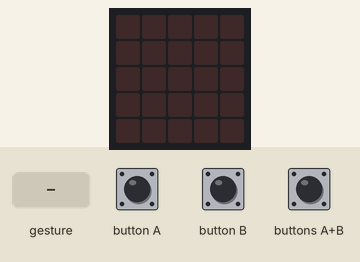
Recording of a program running on a simulated BBC micro:bit (MakeCode). Shown: the board's 5×5 LED display. The test bench sets the inputs (shaded band). A tilt is held for 1.5 s and a shake lasts 1 s, then the board lies face up again.

Above: at 1.2 s.
1.3 s: buttons A+B pressed for 0.15 s
At 1.51 s:
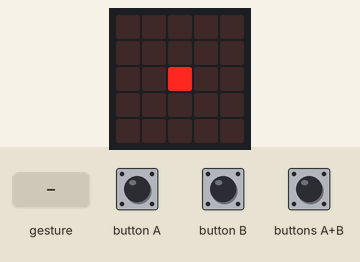
4.0 s: gesture 'tilt left'
At 4.71 s:
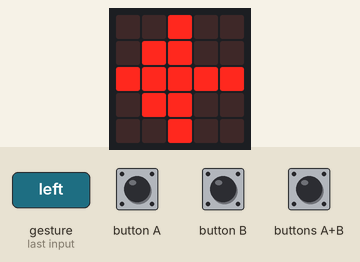
7.0 s: gesture 'tilt right'
At 7.72 s:
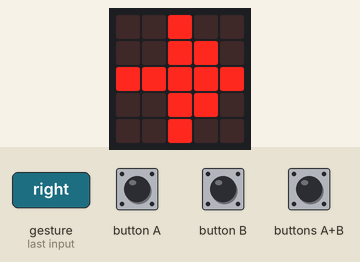
10.0 s: gesture 'shake'
At 10.6 s:
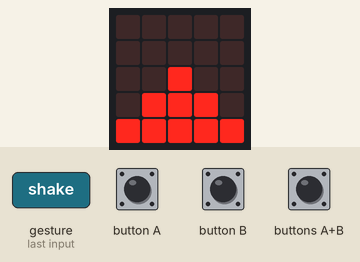
12.6 s: buttons A+B pressed for 3.2 s
At 13.61 s:
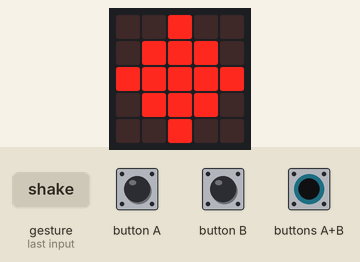
Timing chart, 0 to 15.6 s (numbered marks = the images above; inputs shaded):
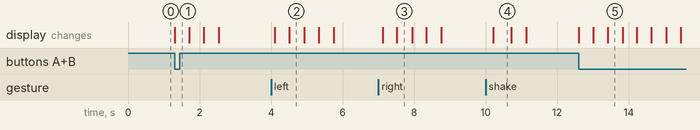

The program:

main.ts
```typescript
basic.forever(function () {
    if (input.buttonIsPressed(Button.AB)) {
        basic.showLeds(`
            . . . . .
            . . . . .
            . . # . .
            . . . . .
            . . . . .
            `)
        basic.showLeds(`
            . . . . .
            . # # # .
            . # # # .
            . # # # .
            . . . . .
            `)
        basic.showLeds(`
            . . # . .
            . # # # .
            # # # # #
            . # # # .
            . . # . .
            `)
    } else {
        if (input.isGesture(Gesture.TiltLeft)) {
            basic.showLeds(`
                . . . . #
                . . . # #
                . . # # #
                . . . # #
                . . . . #
                `)
            basic.showLeds(`
                . . # . .
                . # # . .
                # # # # #
                . # # . .
                . . # . .
                `)
        } else {
            if (input.isGesture(Gesture.TiltRight)) {
                basic.showLeds(`
                    # . . . .
                    # # . . .
                    # # # . .
                    # # . . .
                    # . . . .
                    `)
                basic.showLeds(`
                    . . # . .
                    . . # # .
                    # # # # #
                    . . # # .
                    . . # . .
                    `)
            } else {
                if (input.isGesture(Gesture.Shake)) {
                    basic.showLeds(`
                        . . . . .
                        . . . . .
                        . . # . .
                        . # # # .
                        # # # # #
                        `)
                    basic.pause(100)
                    basic.showLeds(`
                        . . # . .
                        . # # # .
                        # # # # #
                        . . # . .
                        . . # . .
                        `)
                } else {
                    basic.clearScreen()
                }
            }
        }
    }
})
```

test.ts
```typescript
// aquí va el archivo "tests"; esto no se compilará cuando este paquete se utilice como una extensión.
```

Measured:
- after the input at 1.3 s, the display: changes at once (image 1)
- after the input at 4.0 s, the display: first changes after 0.11 s (image 2 shows a later state)
- after the input at 7.0 s, the display: first changes after 0.12 s (image 3 shows a later state)
- after the input at 10.0 s, the display: changes after 0.21 s (image 4)
- after the input at 12.6 s, the display: first changes at once (image 5 shows a later state)
- what the display in image 2 shows lasts 0.4 s, from 4.5 s to 4.9 s
- what the display in image 4 shows lasts 0.5 s, from 10.2 s to 10.7 s
